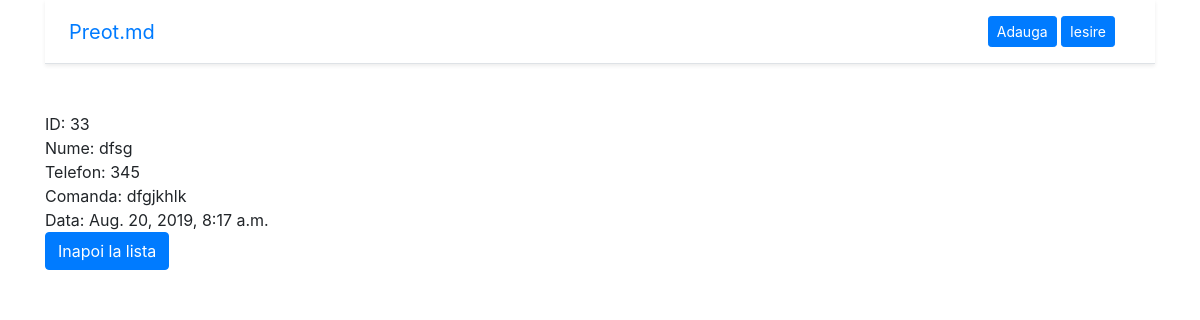
Screenshot of /detail/33/ (signed in) with the database file from the repository.
### liste/models.py (models this page shows, shortened)
class Comanda(models.Model):
    id = models.AutoField(primary_key=True)
    name = models.CharField(max_length=100)
    phone = models.CharField(max_length=100)
    content = models.TextField()
    created_on = models.DateTimeField(auto_now_add=False)
    class Meta:
        ordering = ['-id']

### liste/views.py (the view)
# urls.py: path('detail/<int:pk>/', ListaDetail.as_view(), name='detail'),
class ListaDetail(LoginRequiredMixin, DetailView):
    queryset = Comanda.objects.all()
    login_url = '/login/'
    context_object_name = 'object'
    template_name = 'liste/detail.html'

### liste/templates/liste/detail.html
{%extends 'base.html'%}
{%block content%}
<div class="row">
  <div class="col-md-6">
      ID: {{object.id}}<br>
      Nume: {{object.name}}<br>
      Telefon: {{object.phone}}<br>
      Comanda: {{object.content}}<br>
      Data: {{object.created_on}}<br>
  </div>
</div>
<div class="row">
  <div class="col-md-6">
    <a href='{% url "lista:home" %}'>
      <button type="button" class="btn btn-primary">Inapoi la lista</button>
    </a>
  </div>
</div>
{%endblock%}

### rows the page displays
Comanda: id "33", name "dfsg", phone "345", content "dfgjkhlk", created_on "Aug. 20, 2019, 8:17 a.m."
